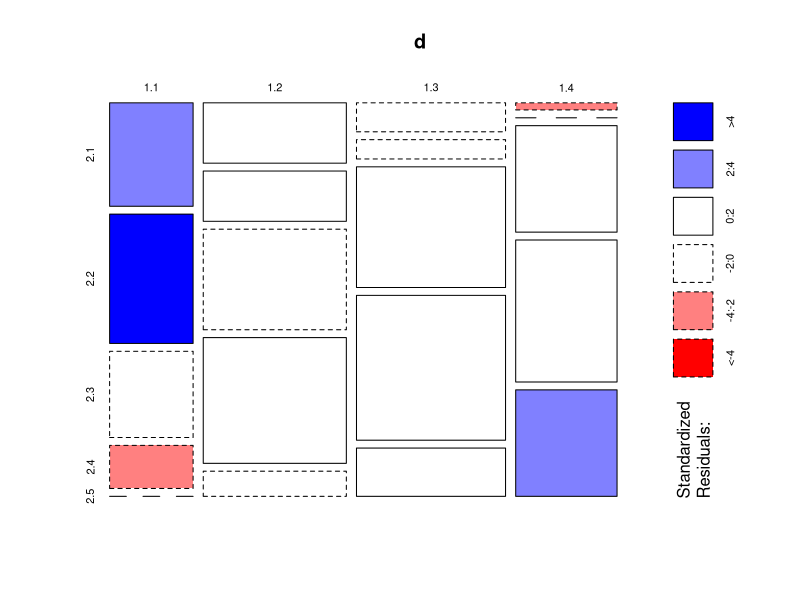

Here is the R script that generated this plot:
d <- array(c(12, 12, 6, 1, 15, 10, 4, 0, 10, 20, 25, 15, 5, 25, 30, 20, 0, 5, 10, 15), dim = c(4, 5))
chisq.test(d)
mosaicplot(d, shade=TRUE)
